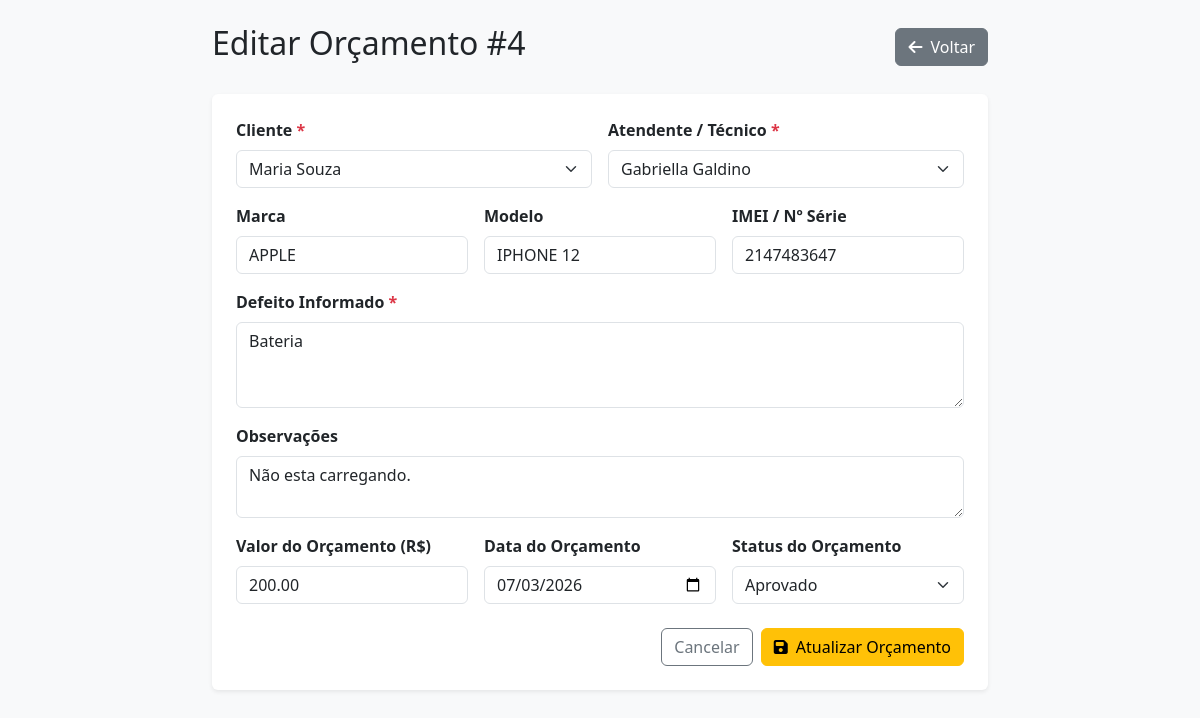
Screenshot of /php/editar_orcamento.php?id=4 with the database file from the repository.
### tables this page shows
CREATE TABLE `orcamento` (
  `idorcamento` int(11) NOT NULL COMMENT 'Identificador único do orçamento. Chave primária da tabela.',
  `cliente_idcliente` int(11) DEFAULT NULL COMMENT 'Identificador do cliente associado ao orçamento. Chave estrangeira para a tabela cliente.',
  `funcionario_idfuncionario` int(11) DEFAULT NULL COMMENT 'Identificador do funcionário responsável pela elaboração do orçamento. Chave estrangeira para a tabela funcionario.',
  `defeito` varchar(100) DEFAULT NULL COMMENT 'Descrição do defeito informado pelo cliente no equipamento.',
  `observacoes` varchar(100) DEFAULT NULL COMMENT 'Observações adicionais sobre o orçamento ou o equipamento.',
  `marca` varchar(20) NOT NULL COMMENT 'Marca do equipamento que será avaliado ou reparado.',
  `modelo` varchar(20) NOT NULL COMMENT 'Modelo do equipamento.',
  `imei` int(11) NOT NULL COMMENT 'Número de identificação (IMEI) do aparelho, quando aplicável.',
  `aprovado` varchar(10) DEFAULT NULL COMMENT 'Indica se o orçamento foi aprovado pelo cliente (Sim ou Não).',
  `valor_total` float DEFAULT NULL COMMENT 'Valor total do orçamento, considerando peças e serviços.',
  `data_dia` date DEFAULT NULL COMMENT 'Data de emissão ou criação do orçamento.',
  `status` varchar(15) DEFAULT NULL COMMENT 'Situação atual do orçamento (Pendente, Aprovado, Reprovado, Em andamento ou Finalizado).'
);

CREATE TABLE `cliente` (
  `idcliente` int(11) NOT NULL COMMENT 'Identificador único do cliente. Chave primária da tabela.',
  `nome_clien` varchar(80) NOT NULL COMMENT 'Nome completo do cliente.',
  `endereco_clien` varchar(80) DEFAULT NULL COMMENT 'Endereço residencial ou comercial do cliente.',
  `cpf_clien` varchar(15) NOT NULL COMMENT 'Cadastro de Pessoa Física (CPF) do cliente.',
  `tel_clien` varchar(15) NOT NULL COMMENT 'Número de telefone para contato com o cliente.',
  `email_clien` varchar(85) NOT NULL COMMENT 'Endereço de e-mail do cliente.',
  `cargos_idcargos` int(11) NOT NULL DEFAULT 4 COMMENT 'Identificador do cargo vinculado ao cliente. Chave estrangeira para a tabela cargos.',
  `senha` varchar(255) NOT NULL COMMENT 'Senha criptografada (hash) utilizada para autenticação do cliente.',
  `data_cadastro` date NOT NULL COMMENT 'Data em que o cliente foi cadastrado no sistema.',
  `token_recuperacao` varchar(255) DEFAULT NULL,
  `token_expiracao` datetime DEFAULT NULL
);

CREATE TABLE `funcionario` (
  `idfuncionario` int(11) NOT NULL COMMENT 'Identificador único do funcionário. Chave primária da tabela.',
  `nome_func` varchar(80) NOT NULL COMMENT 'Nome completo do funcionário.',
  `cargos_idcargos` int(11) NOT NULL COMMENT 'Identificador do cargo ocupado pelo funcionário. Chave estrangeira para a tabela cargos.',
  `endereco_func` varchar(75) NOT NULL COMMENT 'Endereço residencial do funcionário.',
  `tel_func` varchar(15) DEFAULT NULL COMMENT 'Número de telefone para contato com o funcionário.',
  `cpf_func` varchar(15) NOT NULL COMMENT 'Cadastro de Pessoa Física (CPF) do funcionário.',
  `email_func` varchar(85) NOT NULL COMMENT 'Endereço de e-mail utilizado pelo funcionário.',
  `senha_func` varchar(64) NOT NULL COMMENT 'Senha criptografada (hash) utilizada para autenticação do funcionário no sistema.',
  `data_cadastro` date DEFAULT NULL COMMENT 'Data em que o funcionário foi cadastrado no sistema.',
  `foto` varchar(30) DEFAULT NULL COMMENT 'Nome ou caminho da foto de perfil do funcionário armazenada no sistema.',
  `token_recuperacao` varchar(255) DEFAULT NULL,
  `token_expiracao` datetime DEFAULT NULL
);

### php/editar_orcamento.php (the view, shortened to what this page needs)
<?php
include("conexaoBD.php");
$idorcamento = (int)($_GET['id'] ?? 0);
$stmt = $conn->prepare("SELECT * FROM orcamento WHERE idorcamento = ?");
$stmt->bind_param("i", $idorcamento);
$stmt->execute();
$orcamento = $stmt->get_result()->fetch_assoc();
$clientes = $conn->query("SELECT idcliente, nome_clien FROM cliente ORDER BY nome_clien ASC");
$funcionarios = $conn->query("SELECT idfuncionario, nome_func FROM funcionario ORDER BY nome_func ASC");
?>
<!DOCTYPE html>
<html lang="pt-br">
<head>
    <link rel="stylesheet" href="https://cdn.jsdelivr.net/npm/bootstrap@5.3.3/dist/css/bootstrap.min.css">
    <link rel="stylesheet" href="https://cdnjs.cloudflare.com/ajax/libs/font-awesome/6.4.0/css/all.min.css">
</head>
<body class="bg-light">
<div class="container py-4" style="max-width: 800px;">
    <div class="d-flex justify-content-between align-items-center mb-4">
        <h2>Editar Orçamento #<?php echo $idorcamento; ?></h2>
        <a href="../orcamento.php" class="btn btn-secondary"><i class="fa-solid fa-arrow-left me-1"></i> Voltar</a>
    </div>
    <div class="card p-4 shadow-sm border-0">
        <form method="POST">
            <div class="row g-3">
                <div class="col-md-6">
                    <label class="form-label fw-bold">Cliente <span class="text-danger">*</span></label>
                    <select name="cliente_idcliente" class="form-select" required>
                        <?php if ($clientes): ?>
                            <?php while($c = $clientes->fetch_assoc()): ?>
                                <option value="<?php echo $c['idcliente']; ?>" <?php echo ($c['idcliente'] == $orcamento['cliente_idcliente']) ? 'selected' : ''; ?>>
                                    <?php echo htmlspecialchars($c['nome_clien']); ?>
                                </option>
                            <?php endwhile; ?>
                        <?php endif; ?>
                    </select>
                </div>
                <div class="col-md-6">
                    <label class="form-label fw-bold">Atendente / Técnico <span class="text-danger">*</span></label>
                    <select name="funcionario_idfuncionario" class="form-select" required>
                        <?php if ($funcionarios): ?>
                            <?php while($f = $funcionarios->fetch_assoc()): ?>
                                <option value="<?php echo $f['idfuncionario']; ?>" <?php echo ($f['idfuncionario'] == $orcamento['funcionario_idfuncionario']) ? 'selected' : ''; ?>>
                                    <?php echo htmlspecialchars($f['nome_func']); ?>
                                </option>
                            <?php endwhile; ?>
                        <?php endif; ?>
                    </select>
                </div>
                <div class="col-md-4">
                    <label class="form-label fw-bold">Marca</label>
                    <input type="text" name="marca" class="form-control" value="<?php echo htmlspecialchars($orcamento['marca']); ?>">
                </div>
                <div class="col-md-4">
                    <label class="form-label fw-bold">Modelo</label>
                    <input type="text" name="modelo" class="form-control" value="<?php echo htmlspecialchars($orcamento['modelo']); ?>">
                </div>
                <div class="col-md-4">
                    <label class="form-label fw-bold">IMEI / Nº Série</label>
                    <input type="text" name="imei" class="form-control" value="<?php echo htmlspecialchars($orcamento['imei']); ?>">
                </div>
                <div class="col-12">
                    <label class="form-label fw-bold">Defeito Informado <span class="text-danger">*</span></label>
                    <textarea name="defeito" class="form-control" rows="3" required><?php echo htmlspecialchars($orcamento['defeito']); ?></textarea>
                </div>
                <div class="col-12">
                    <label class="form-label fw-bold">Observações</label>
                    <textarea name="observacoes" class="form-control" rows="2"><?php echo htmlspecialchars($orcamento['observacoes']); ?></textarea>
                </div>
                <div class="col-md-4">
                    <label class="form-label fw-bold">Valor do Orçamento (R$)</label>
                    <input type="number" step="0.01" min="0" name="valor_total" class="form-control" value="<?php echo number_format((float)$orcamento['valor_total'], 2, '.', ''); ?>" required>
                </div>
                <div class="col-md-4">
                    <label class="form-label fw-bold">Data do Orçamento</label>
                    <input type="date" name="data_dia" class="form-control" value="<?php echo htmlspecialchars($orcamento['data_dia']); ?>" required>
                </div>
                <div class="col-md-4">
                    <label class="form-label fw-bold">Status do Orçamento</label>
                    <select name="status" class="form-select" required>
                        <option value="Aprovado" <?php echo (strtolower($orcamento['status']) == 'aprovado') ? 'selected' : ''; ?>>Aprovado</option>
                    </select>
                </div>
                <div class="col-12 d-flex justify-content-end gap-2 mt-4">
                    <a href="../orcamento.php" class="btn btn-outline-secondary">Cancelar</a>
                    <button type="submit" class="btn btn-warning"><i class="fa-solid fa-floppy-disk me-1"></i> Atualizar Orçamento</button>
                </div>
            </div>
        </form>
    </div>
</div>
</body>
</html>

### rows the page displays
orcamento: cliente_idcliente "Maria Souza", funcionario_idfuncionario "Gabriella Galdino", marca "APPLE", modelo "IPHONE 12", imei "2147483647", defeito "Bateria", observacoes "Não esta carregando.", valor_total "200.00", data_dia "07/03/2026", status "Aprovado"

### other values shown
$idorcamento "4"
